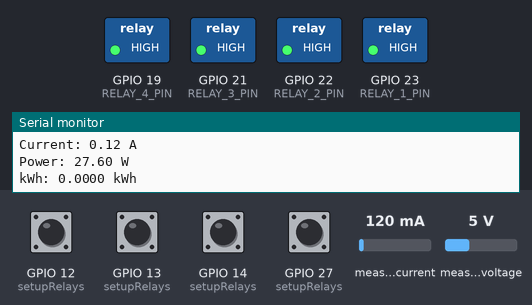
This sketch was run on a simulated ESP32. Parts: switched loads named in the sketch (green lamp = pin HIGH), the last lines printed to the serial monitor. The inputs (shaded band) are chosen by the test bench; at power-on: GPIO 12 (setupRelays), GPIO 13 (setupRelays), GPIO 14 (setupRelays), GPIO 27 (setupRelays) HIGH, measured current 120 mA, measured voltage 5 V. WiFi joins after 1.5 s; servers stay silent unless stated.

Above: at 2.7 s.
2.8 s: GPIO 12 (setupRelays) pulled LOW for 2.55 s
At 4.0 s:
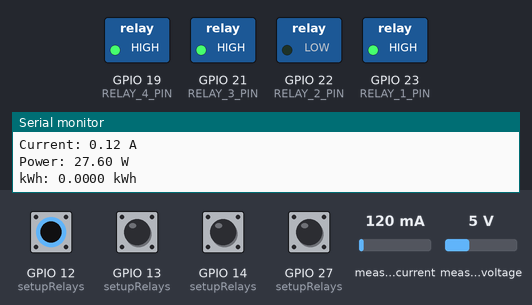
7.4 s: GPIO 13 (setupRelays) pulled LOW for 2.55 s
At 8.7 s:
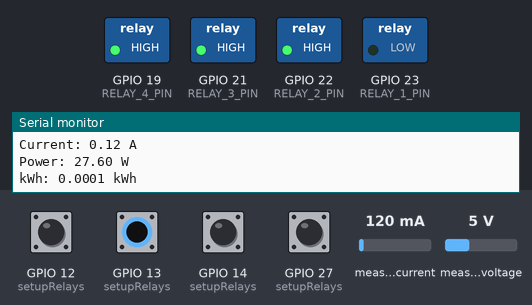
11.8 s: GPIO 14 (setupRelays) pulled LOW for 2.55 s
At 13.4 s:
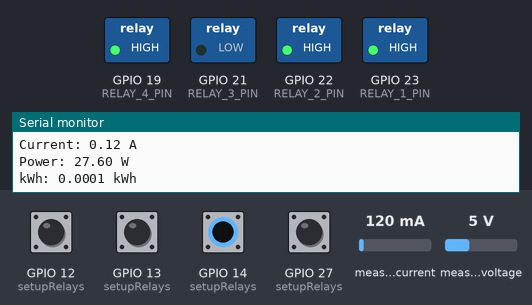
16.2 s: GPIO 27 (setupRelays) pulled LOW for 2.55 s
At 18.1 s:
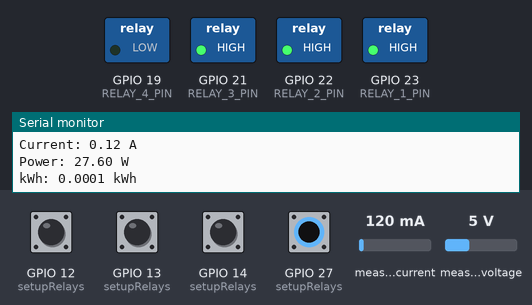
20.6 s: GPIO 12 (setupRelays) driven LOW and GPIO 13 (setupRelays) driven LOW
At 21.6 s:
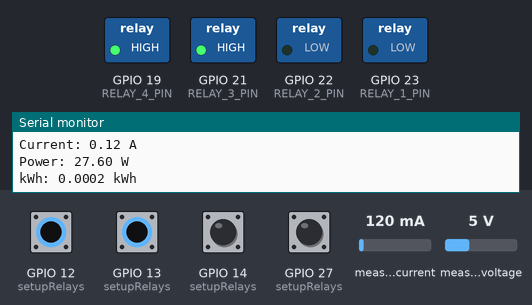
23.5 s: GPIO 14 (setupRelays) pulled LOW for 2.55 s
At 24.5 s:
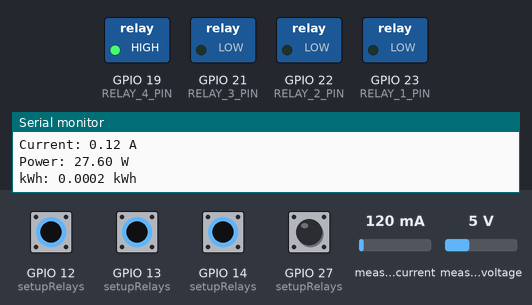
Timing chart, 0 to 29.4 s (numbered marks = the images above; inputs shaded):
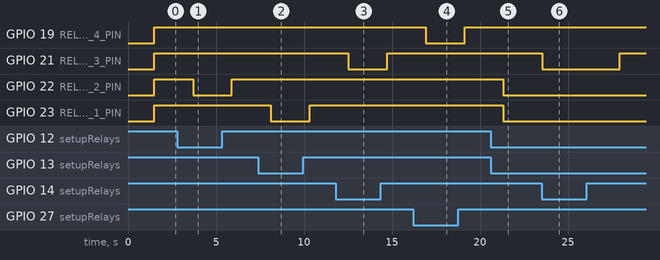

Measured:
- after the input at 2.8 s, GPIO 22 (RELAY_2_PIN): HIGH → LOW after 0.91 s, → HIGH 2.2 s later
- after the input at 7.4 s, GPIO 23 (RELAY_1_PIN): HIGH → LOW after 0.71 s, → HIGH 2.2 s later
- after the input at 11.8 s, GPIO 21 (RELAY_3_PIN): HIGH → LOW after 0.71 s, → HIGH 2.2 s later
- after the input at 16.2 s, GPIO 19 (RELAY_4_PIN): HIGH → LOW after 0.72 s, → HIGH 2.2 s later
- after the input at 20.6 s, GPIO 22 (RELAY_2_PIN), GPIO 23 (RELAY_1_PIN): HIGH → LOW after 0.72 s
- after the input at 23.5 s, GPIO 21 (RELAY_3_PIN): HIGH → LOW at once, → HIGH 4.4 s later

The sketch:

M3Rv3.ino
```cpp
#include <WiFiManager.h>         // Include the WiFiManager library
#include "EmonLib.h"

EnergyMonitor emon;
float voltage;
float current;
float power;
float kWh = 0;
unsigned long lastmillis = millis();

#define RELAY_1_PIN 23
#define RELAY_2_PIN 22
#define RELAY_3_PIN 21
#define RELAY_4_PIN 19

int node1 = 0; // Variable for controlling Relay 1
int node2 = 0; // Variable for controlling Relay 2
int node3 = 0; // Variable for controlling Relay 3
int node4 = 0; // Variable for controlling Relay 4

void setupWiFi() {
  WiFiManager wifiManager;
  wifiManager.autoConnect("ESP32-AP"); // "ESP32-AP" is the default AP name
  Serial.println("Connected to Wi-Fi!");
  Serial.print("SSID: ");
  Serial.println(WiFi.SSID());
  Serial.print("Password: ");
  Serial.println(WiFi.psk());
}

void setupRelays() {
  pinMode(RELAY_1_PIN, OUTPUT);
  pinMode(RELAY_2_PIN, OUTPUT);
  pinMode(RELAY_3_PIN, OUTPUT);
  pinMode(RELAY_4_PIN, OUTPUT);

  pinMode(13, INPUT_PULLUP);
  pinMode(12, INPUT_PULLUP);
  pinMode(14, INPUT_PULLUP);
  pinMode(27, INPUT_PULLUP);

  digitalWrite(RELAY_1_PIN, HIGH);
  digitalWrite(RELAY_2_PIN, HIGH);
  digitalWrite(RELAY_3_PIN, HIGH);
  digitalWrite(RELAY_4_PIN, HIGH);
}

void readRelayStatus() {
  node1 = digitalRead(13);
  node2 = digitalRead(12);
  node3 = digitalRead(14);
  node4 = digitalRead(27);
}

void controlRelays() {
  if (node1 == 0) {
    digitalWrite(RELAY_1_PIN, LOW);
  } else {
    digitalWrite(RELAY_1_PIN, HIGH);
  }

  if (node2 == 0) {
    digitalWrite(RELAY_2_PIN, LOW);
  } else {
    digitalWrite(RELAY_2_PIN, HIGH);
  }

  if (node3 == 0) {
    digitalWrite(RELAY_3_PIN, LOW);
  } else {
    digitalWrite(RELAY_3_PIN, HIGH);
  }

  if (node4 == 0) {
    digitalWrite(RELAY_4_PIN, LOW);
  } else {
    digitalWrite(RELAY_4_PIN, HIGH);
  }
}

void setup() {
  Serial.begin(115200);
  setupWiFi();
  setupRelays();
  emon.voltage(35, 106.8, 1.7); // Voltage: input pin, calibration, phase_shift
  emon.current(34, 0.52); // Current: input pin, calibration.
}

void loop() {
  readRelayStatus();
  controlRelays();

  emon.calcVI(20, 2000); // Calculates voltage and current
  voltage = emon.Vrms, 2; // Get voltage RMS value
  current = emon.Irms, 4; // Get current RMS value
  power = emon.apparentPower, 4; // Get apparent power value
  kWh = kWh + power * (millis() - lastmillis) / 3600000000.0; // Accumulate power usage

  Serial.print("Voltage: ");
  Serial.print(voltage);
  Serial.println(" V");

  Serial.print("Current: ");
  Serial.print(current);
  Serial.println(" A");

  Serial.print("Power: ");
  Serial.print(power);
  Serial.println(" W");

  Serial.print("kWh: ");
  Serial.print(kWh, 4);
  Serial.println(" kWh");

  lastmillis = millis(); // Update lastmillis for next iteration

  delay(2000); // Delay between readings
}
```
